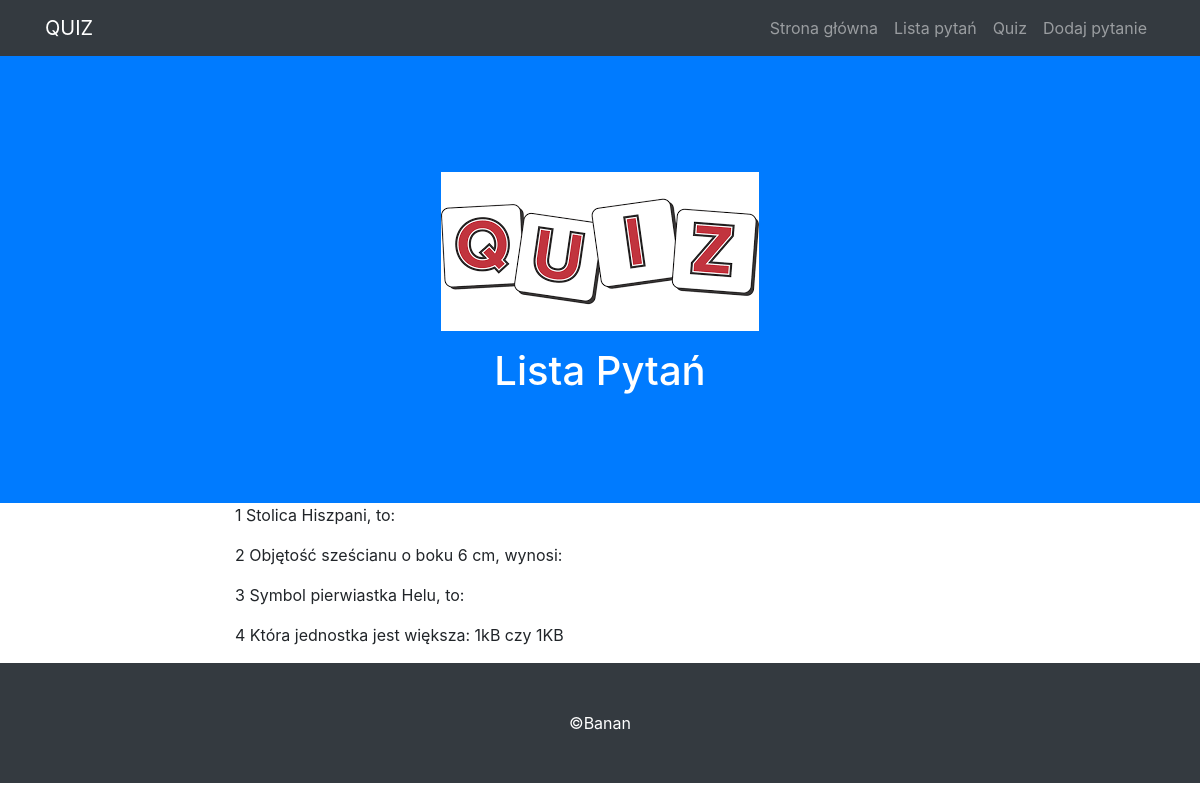
Screenshot of /lista with the database file from the repository.
### klasa 2/quiz/modele.py (models this page shows)
class BazaModel(Model):
    class Meta:
        database = baza

class Pytanie(BazaModel):
    pytanie = CharField(null=False)
    id_kat = ForeignKeyField(Kategoria, related_name='pytania')

### klasa 2/quiz/views.py (the view)
@app.route("/lista")
def lista():
    pytania = Pytanie.select()
    return render_template('lista.html', query = pytania)

### klasa 2/quiz/quiz.py (called while the page is built)
@app.before_request
def before_request():
    g.db = baza
    g.db.connect()

@app.after_request
def after_request(response):
    g.db.close()
    return response

### klasa 2/quiz/templates/lista.html (shortened to what this page needs)
{% extends "szablon.html" %}
{% block h1 %}Lista Pytań{% endblock %}
{% block tresc %}
    {% for p in query %}
    <p>
        {{ p.id }} {{ p.pytanie }}
    </p>
    {% endfor %}
{% endblock %}

### rows the page displays
Pytanie: id "1", pytanie "Stolica Hiszpani, to:"
Pytanie: id "2", pytanie "Objętość sześcianu o boku 6 cm, wynosi:"
Pytanie: id "3", pytanie "Symbol pierwiastka Helu, to:"
Pytanie: id "4", pytanie "Która jednostka jest większa: 1kB czy 1KB"
